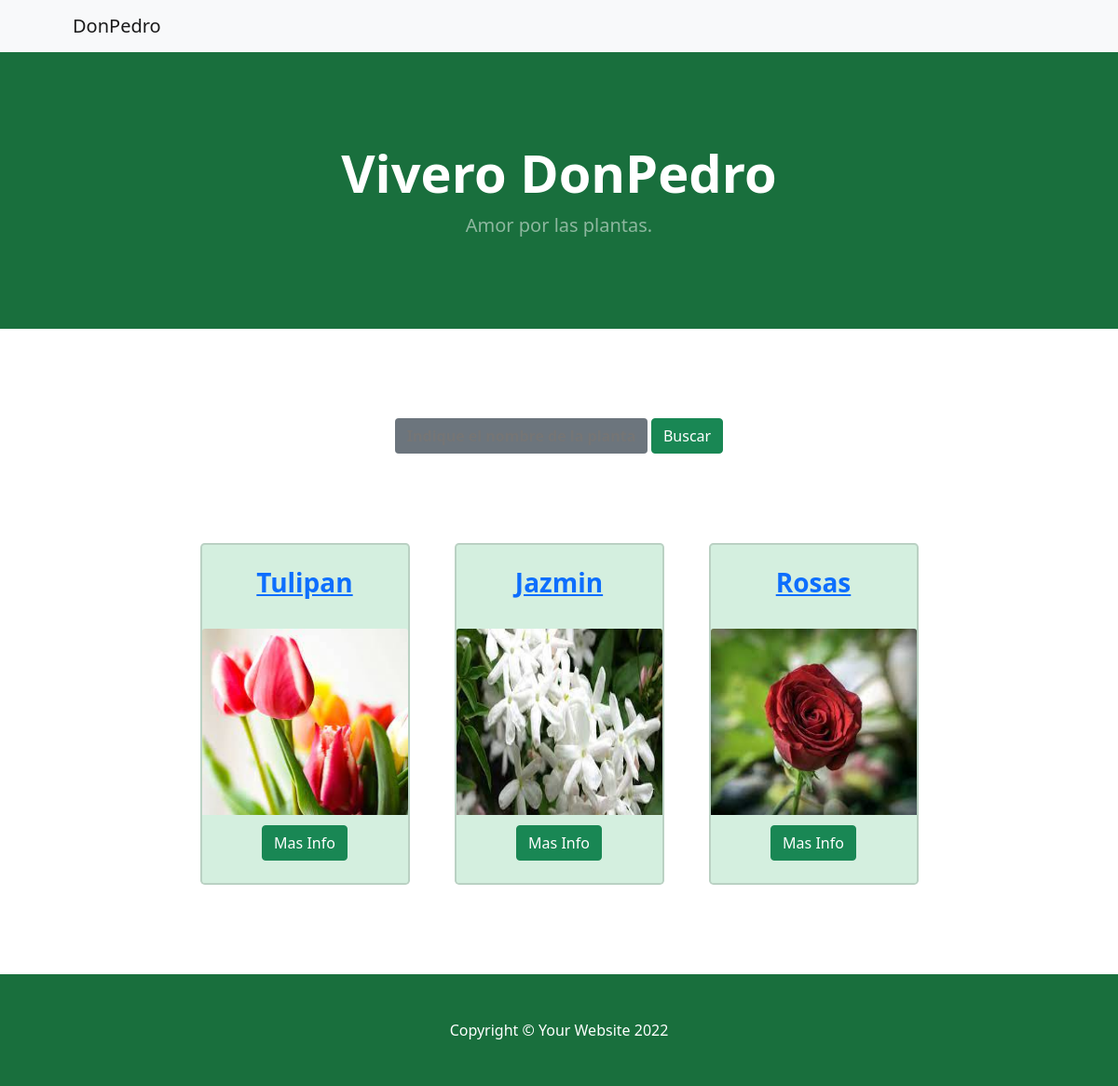
The page / on the database its author committed.
### applications/gestion/models.py (models this page shows, shortened)
class PlantasModels(models.Model):
    name = models.CharField(
        'Nombre',
        max_length=30,
        unique=True
    )
    front = models.ImageField(
        'Imagen de Portada de la Planta',
        upload_to= 'clase',
    )
    desciption = RichTextField(
        blank=True
    )
    class Meta:
        verbose_name = 'Variedad de Planta'
        verbose_name_plural = 'Variedad de Plantas'

### applications/gestion/views.py (the view)
class PlantasListView(ListView):
    template_name = "inicio.html"
    context_object_name = 'list'
    def get_queryset(self):
        kword = self.request.GET.get('kword','')
        planta = PlantasModels.objects.filter(
        name__icontains= kword.capitalize()
        )
        return planta

### template/inicio.html
{% extends 'home.html' %}
{% load static %}
{% block blockname %}
    <section class="py-5">
        <form class=" text-center user-form" id="form">{% csrf_token %}
            <input class="btn fw-bolder text-white bg-secondary my-5 " type="text" id= "kword" name="kword" placeholder="Indique el nombre de la planta">
            <button type="submit" class="btn btn-success" >Buscar</button>
        </form>
        <div class="container px-4 px-lg-5 mt-5">
            <div class="row gx-4 gx-lg-5 row-cols-2 row-cols-md-3 row-cols-xl-4 justify-content-center">
                {% for p in list %}
                <div class="col mb-5">
                    <div class="card h-100">
                        <div class="card-body p-4">
                            <div class="text-center">
                                <a class="fw-bolder" href='{% url "planta"  p.id  %}'><h3 class="fw-bolder">{{p.name}}</h3></a>
                            </div>
                        </div>
                        <div >
                            <img class="card-img-top" style="margin-bottom: 5%;" width="100" height="200" src="{{p.front.url}}" alt="..." />
                        </div>
                        <div class="card-footer p-4 pt-0 border-top-0 bg-transparent">
                            <div class="text-center">
                                <a class="btn btn-success" href='{% url "planta"  p.id  %}'>Mas Info</a>
                            </div>
                        </div>
                    </div>
                </div>
                {% endfor %}
            </div>
        </div>
    </section>
{% endblock blockname %}

### rows shown on the page
PlantasModels: name "Tulipan", front (picture)
PlantasModels: name "Jazmin", front (picture)
PlantasModels: name "Rosas", front (picture)
